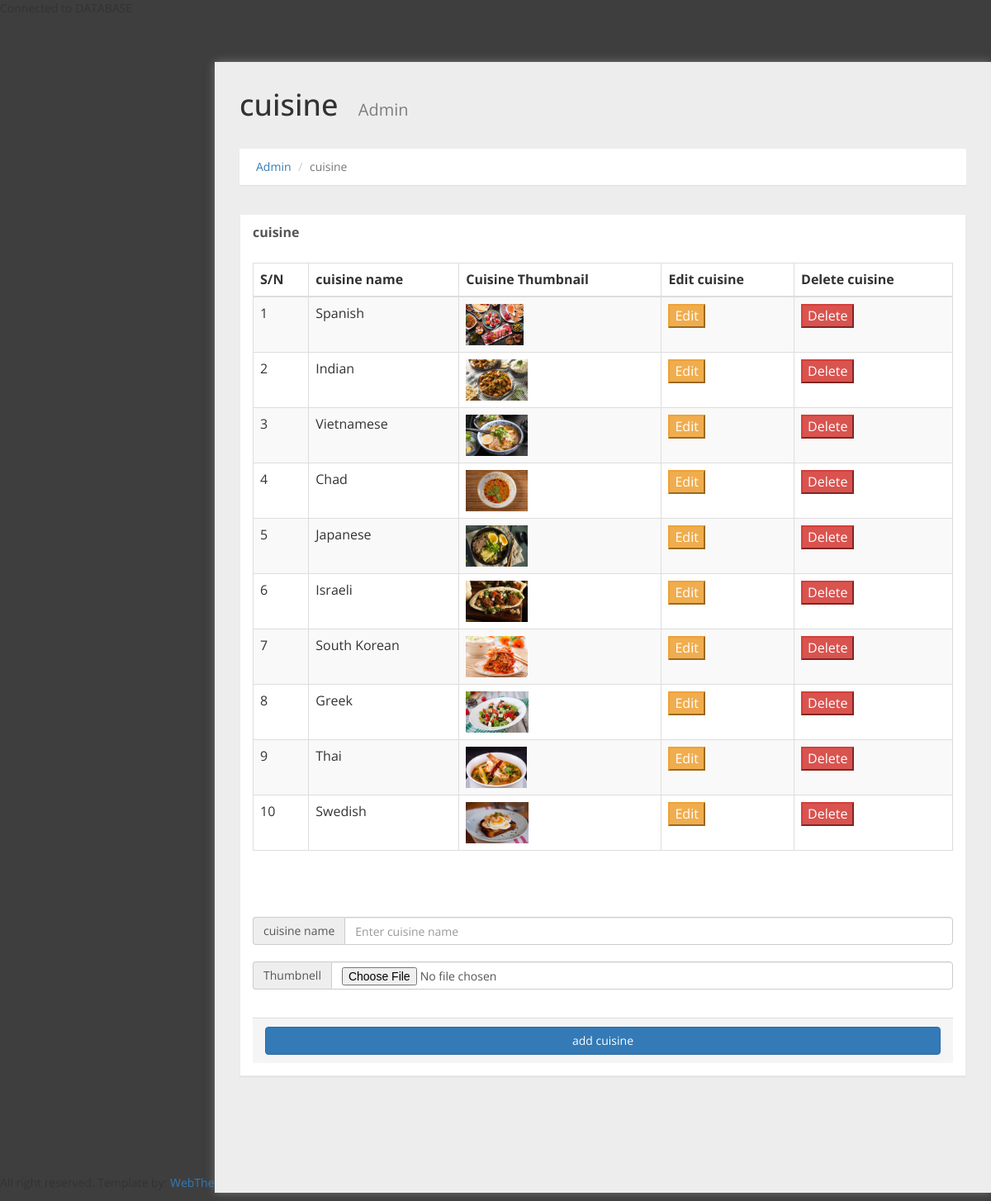
Screenshot of /admin/cuisine.php with the database file from the repository.
### tables this page shows
CREATE TABLE `cuisine` (
  `cuisine_id` int(11) NOT NULL,
  `cuisine_name` varchar(250) NOT NULL,
  `cuisine_pix` text NOT NULL
);

### admin/include/function.php (called while the page is built, shortened)
<?php
$link = mysqli_connect(HOST, USER, PASSWORD, DATABASE);
function fetch_cuisine()
{
	global $link;
	$sql = "SELECT * FROM cuisine ";
	$query = mysqli_query($link, $sql);
	$posts = [];
	if (mysqli_num_rows($query) > 0) {
		while ($row = mysqli_fetch_assoc($query)) {
			$posts[] = $row;
		}
		return $posts;
	}
	return false;
}

### admin/cuisine.php (the view, shortened to what this page needs)
<?php
require_once 'include/header.php';
 ?>
        <div id="page-wrapper" >
		  <div class="header">
                        <h1 class="page-header">
                            cuisine <small>Admin</small>
                        </h1>
						<ol class="breadcrumb">
					  <li><a href="#">Admin</a></li>
					  <li class="active">cuisine</li>
					</ol>
		</div>
            <div id="page-inner">
            <div class="row">
                <div class="col-md-12">
                    <div class="panel panel-default">
                        <div class="panel-heading">
                             cuisine
                        </div>
                        <div class="panel-body">
                            <div class="table-responsive">
                                <table class="table table-striped table-bordered table-hover" id="dataTables-example">
                                    <thead>
                                         <tr >
        <th>S/N</th>
        <th >cuisine name</th>
        <th>Cuisine Thumbnail</th>
        <th>Edit cuisine</th>
        <th>Delete cuisine</th>
      </tr>
                                    </thead>
                                    <tbody>
                                     <?php
                        $response = fetch_cuisine();
                        $i = 1;
                        if ($response) {
                            foreach ($response as $row) {
                             extract($row);
                         ?>
                             <tr >
        <td><?php  echo $i++; ?></td>
        <td><?php echo $cuisine_name; ?></td>
        <td> <img src="<?php echo $cuisine_pix; ?>" height="50"> </td>
        <td><a href="edit_cuisine.php?cuisine_id=<?php echo $cuisine_id; ?>"><button class="btn-warning">Edit</button></a></td>
        <td>
            <form method="post">
            <button type="submit" name="delete" class="btn-danger" onclick="confirm('Are you sure you want to delete this?')">Delete</button>
            </form>
        </td>
      </tr>
              <?php }} ?>
                                    </tbody>
                                </table>
<br>
<br>
<br>
     <form method="post"  class="form-horizontal" id="invest" enctype="multipart/form-data">
        <div class="input-group">
            <span class="input-group-addon">cuisine name</span>
            <input class="form-control" name="cuisine_name" placeholder="Enter cuisine name">
        </div>
          <br>
         <div class="input-group">
            <span class="input-group-addon">Thumbnell</span>
        <input class="form-control" type="file" name="cuisine_pix" placeholder="Enter cuisine picture">
        </div>
       <br>
                                </div>
                                    <div class="panel-footer">
                                        <button type="submit" id="sun" name="submit" class="btn btn-primary btn-block btn-flat"> add cuisine </button>
                                    </div>
                            </div>
                        </div>
                    </div>
                </div>
            </div>
        </div>
<?php
require_once 'include/footer.php';
 ?>

### admin/include/header.php (shortened to what this page needs)
<?php
require_once 'function.php';
 ?>
<!DOCTYPE html>
<html xmlns="http://www.w3.org/1999/xhtml">
<head>
    <link href="assets/css/bootstrap.css" rel="stylesheet" />
    <link href="assets/css/font-awesome.css" rel="stylesheet" />
    <link href="assets/js/morris/morris-0.4.3.min.css" rel="stylesheet" />
    <link href="assets/css/custom-styles.css" rel="stylesheet" />
    <link rel="stylesheet" href="assets/js/Lightweight-Chart/cssCharts.css">
</head>

### admin/include/footer.php (shortened to what this page needs)
		<footer><p>All right reserved. Template by: <a href="http://webthemez.com">WebThemez.com</a></p>
				</footer>
</body>
</html>

### admin/assets/css/custom-styles.css (style rules this page uses)
#page-wrapper { padding: 15px 15px; min-height: 600px; background: #EDEDED; }
#page-inner { width:100%; margin:10px 20px 10px 0px; background-color:transparent; padding: 15px 30px; min-height:1200px; }
h1, .h1, h2, .h2, h3, .h3 { margin-top: 7px; margin-bottom: -5px; }
p { font-size:16px; line-height:25px; padding-top:20px; }
.panel { border-radius:0px; }
#page-wrapper { position: relative; top: 55px; box-shadow: 0 0 10px #757575; -moz-box-shadow: 0 0 10px #757575; -webkit-box-shadow: 0 0 10px #757575; }
.breadcrumb { padding: 12px 10px 12px 20px; margin-bottom: 20px; list-style: none; border-radius: 0; -webkit-box-shadow: 0 1px 1px rgba(0,0,0,.05); box-shadow: 0 1px 1px rgba(0,0,0,.05);background: #fff; }
.page-header { margin: 0;border-bottom: 1px solid transparent;text-align: left;background-color: rgb(237, 237, 237);padding: 32px 22px 32px 0;color: #323232; }
.panel-default { border-color: #ECECEC; }
.panel-default > .panel-heading { color: #555; border-color: #FFF; font-weight:bold;background: #FFFFFF; font-size: 16px; text-shadow: none; }
.panel-heading { border-bottom: 1px solid transparent; border-top-left-radius: 3px; border-top-right-radius: 3px; }
.header { margin: 0 30px; }
h1.page-header small { color: #7E7E7E; margin-left: 15px; font-size: 20px; }
footer p { font-size: 14px; }
@media (min-width:768px) { #page-wrapper { margin: 0 0 0 260px; padding: 0; min-height: 1200px; } }

### rows the page displays
cuisine: cuisine_name "Spanish", cuisine_pix (picture)
cuisine: cuisine_name "Indian", cuisine_pix (picture)
cuisine: cuisine_name "Vietnamese", cuisine_pix (picture)
cuisine: cuisine_name "Chad", cuisine_pix (picture)
cuisine: cuisine_name "Japanese", cuisine_pix (picture)
cuisine: cuisine_name "Israeli", cuisine_pix (picture)
cuisine: cuisine_name "South Korean", cuisine_pix (picture)
cuisine: cuisine_name "Greek", cuisine_pix (picture)
cuisine: cuisine_name "Thai", cuisine_pix (picture)
cuisine: cuisine_name "Swedish", cuisine_pix (picture)
